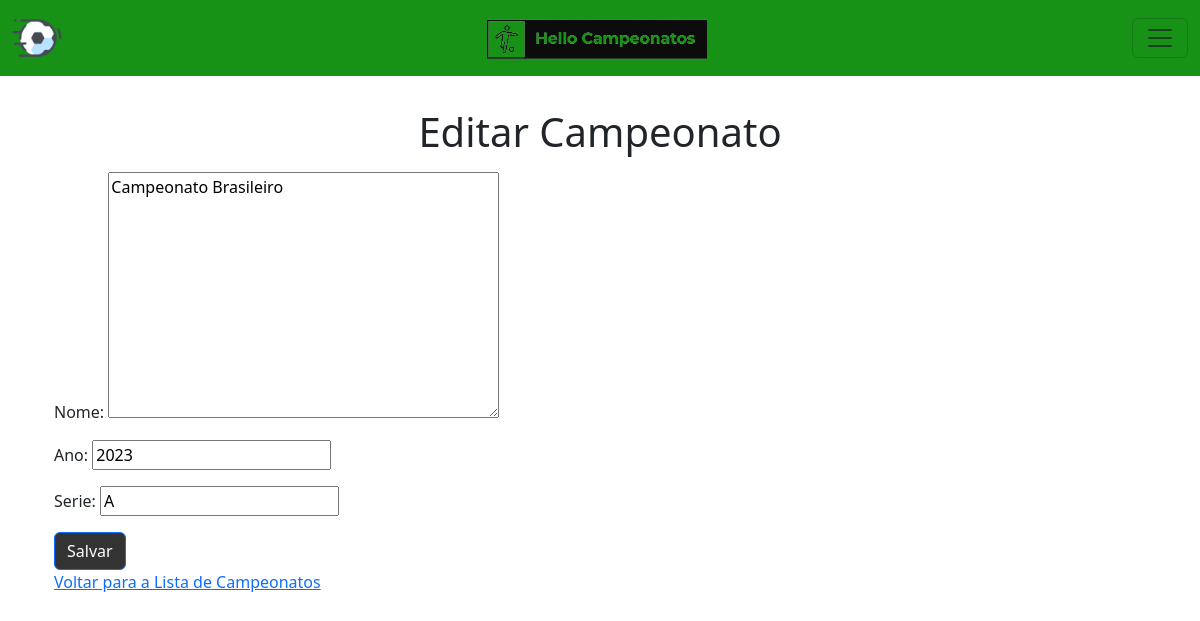
/editar_campeonato/1/ (signed in), run on the app's committed database.
### tasks/models.py (models this page shows, shortened)
class Campeonato(models.Model):
    nome = models.TextField()
    ano = models.IntegerField()
    serie = models.CharField(max_length=1)

### tasks/views.py (the view)
# urls.py: path('editar_campeonato/<int:campeonato_id>/', views.editar_campeonato, name='editar_campeonato'),
@login_required
def editar_campeonato(request, campeonato_id):
    campeonato = get_object_or_404(Campeonato, pk=campeonato_id)
    if request.method == 'POST':
        form = CampeonatoForm(request.POST, instance=campeonato)
        if form.is_valid():
            form.save()
            return redirect('campeonato_list')
    else:
        form = CampeonatoForm(instance=campeonato)
    return render(request, 'editar_campeonato.html', {'form': form})

### tasks/forms.py
class CampeonatoForm(forms.ModelForm):
    class Meta:
        model = Campeonato
        fields = '__all__'

### tasks/templates/editar_campeonato.html (shortened to what this page needs)
{% extends 'menu.html' %}
{% block content %}
  <main class="container mt-5">
    <h1 class="text-center">Editar Campeonato</h1>
    <form method="POST" class="mt-3">
      {{ form.as_p }}
      <button type="submit" class="btn btn-primary">Salvar</button>
    </form>
    <a href="{% url 'campeonato_list' %}">Voltar para a Lista de Campeonatos</a>
  </main>
{% endblock %}

### tasks/templates/menu.html (style rules this page uses)
body { padding-top: 60px; padding-bottom: 60px; }
.btn.btn-primary { background-color: rgb(51, 51, 51); color: #FFFFFF; }

### data on the page
Campeonato: nome "Campeonato Brasileiro", ano "2023", serie "A"
